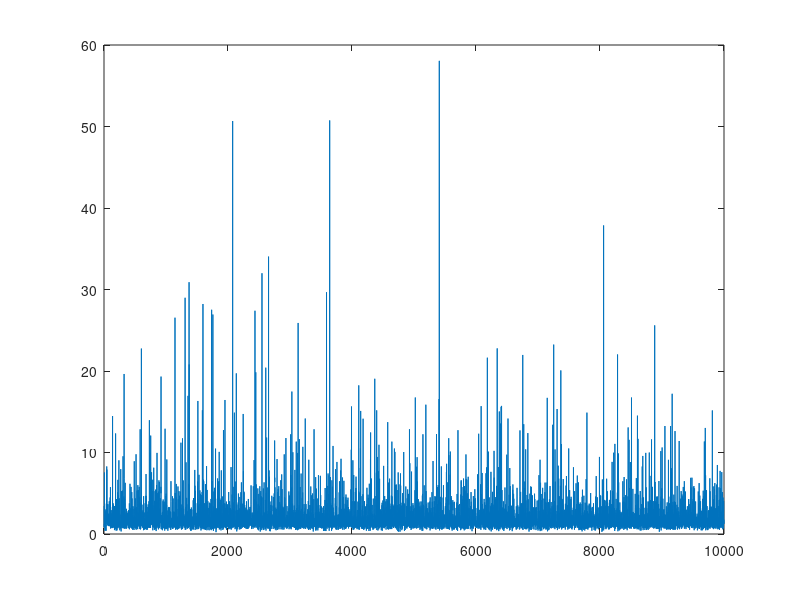

This figure's MATLAB source:
function [] = warn()

    quotients = zeros(1, 10000);
    x_x = 1:10000;

    for i = 1:10000

        % correct variables
    
        A = rand(10, 10);
        x = rand(10, 1);
        b = A*x;
    
        % trying to solve it
    
        x_inv = inv(A)*b;
        x_backslash = A\b;
    
        % calculate error
        
        err_inv = norm(x - x_inv);
        err_backslash = norm(x - x_backslash);
    
        quotients(i) = err_inv / err_backslash;

    end
    plot(x_x, quotients);

    % plot looks like noise
    % sometimes the value can go up as high as 80, meaning the error
    % with the inverse is 80 times higher than the error with the 
    % backslash operator

end

